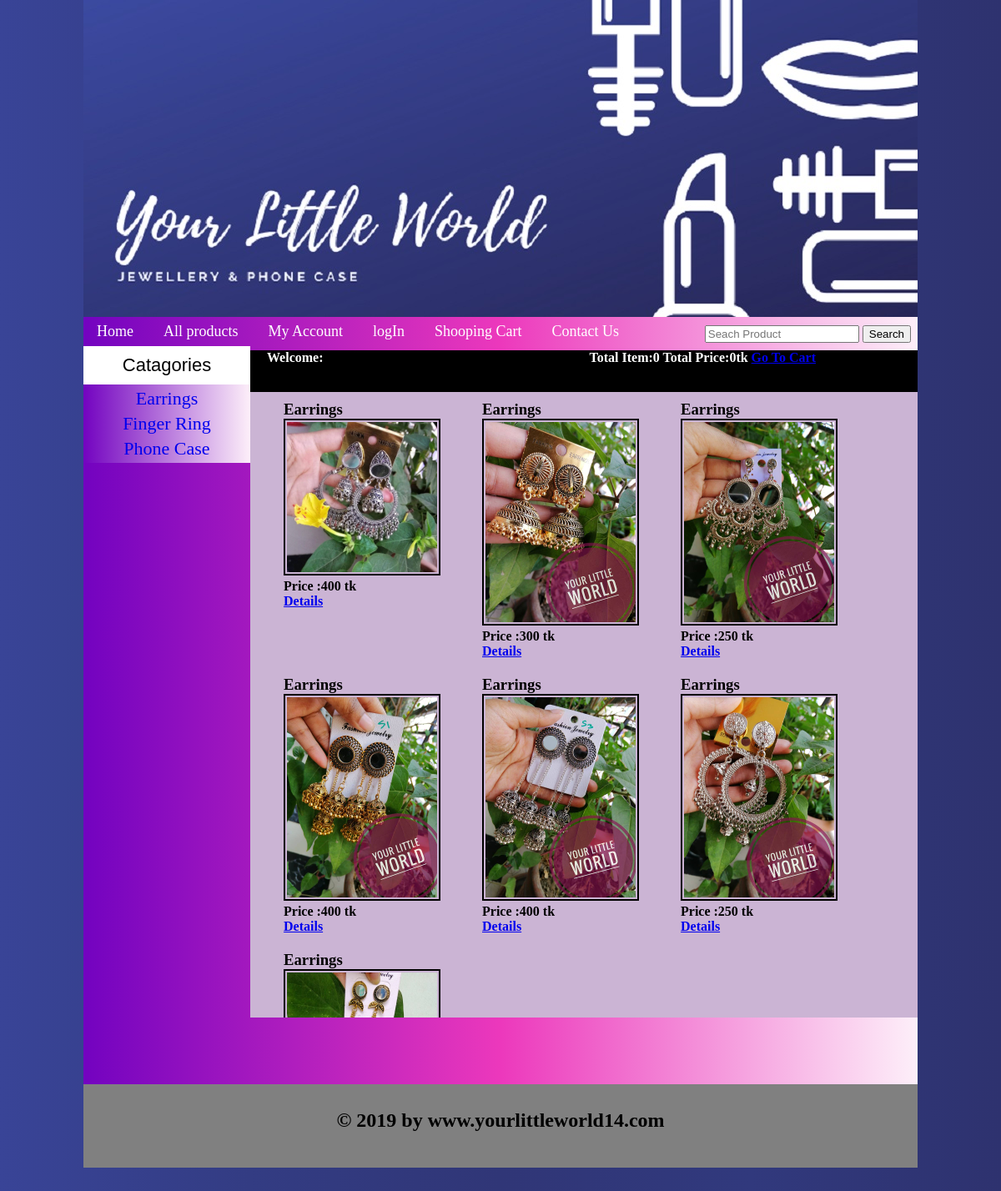
The page /index.php?cat=1 on the database its author committed.
### tables this page shows
CREATE TABLE `catagory` (
  `catgory_id` int(11) NOT NULL,
  `catagory_title` text
);

CREATE TABLE `products` (
  `product_id` int(11) NOT NULL,
  `product_catagory` int(11) DEFAULT NULL,
  `product_title` varchar(255) DEFAULT NULL,
  `product_price` double DEFAULT NULL,
  `product_description` text,
  `product_image` longblob
);

### functions/functions.php (the view, shortened to what this page needs)
<?php
	$con = mysqli_connect("localhost","root","","ecomarce");
    $totalprice=0;
function getcatagory()
{
	global $con;
	$get_catagory =	"select * from catagory";
	$run_catagory = mysqli_query($con,$get_catagory);
	while ($row_catagory=mysqli_fetch_array($run_catagory))
	{
		 $cata_id    = $row_catagory['catgory_id'];
		 $cata_title = $row_catagory['catagory_title'];
		  echo "<li><a href='index.php?cat=$cata_id'>$cata_title</a></li>" ;
    }
}
   function getcatproduct()
    {
		global $con;
		if(isset($_GET['cat'])){
		$cata= 	$_GET['cat'];
		$gettingcatproduct="select * from products where product_catagory='$cata'";
		$run_cat_pro= mysqli_query($con,$gettingcatproduct);
		while ($row_cat_product = mysqli_fetch_array($run_cat_pro))
		 {
			$Product_id          = $row_cat_product['product_id'];
			$Product_title       = $row_cat_product['product_title'];
			$Product_price       = $row_cat_product['product_price'];
			$Product_image       = $row_cat_product['product_image'];
			echo " <div id='single_product'>
					<h3>$Product_title</h3>
					<img src='admin_area/product_images/$Product_image' width=180px;height=180px;/>
					<p><strong> Price :$Product_price tk</strong></p>
					<a href='details.php?product_id=$Product_id' float:left >Details</a>
				    </div>";
		 }
	}
}
function getip(){
	$ip = $_SERVER['REMOTE_ADDR'];
    return $ip;
 }
    function totalitems(){
		global $con;
		$count='';
   if(isset($_GET['product_id'])){
   	$ip=getip();
    echo "after";
   	$sql=$check_pro= "SELECT * FROM cart WHERE ip_address ='$ip'";
    echo $sql;
   	$result= $con->query($sql);
   $count= mysqli_num_rows($result);
   }
   else{
  	$ip=getip();
   	$sql= "SELECT * FROM cart WHERE ip_address ='$ip'";
   	$result= $con->query($sql);
   $count= mysqli_num_rows($result);
   }
   echo $count;
}
function totalprice(){
	global $totalprice;
   echo $totalprice;
}

### css/style.css (style rules this page uses)
html, body, div, span, applet, object, iframe, h1, h2, h3, h4, h5, h6, p, blockquote, pre, a, abbr, acronym, address, big, cite, code, del, dfn, em, img, ins, kbd, q, s, samp, small, strike, strong, sub, sup, tt, var, b, u, i, center, dl, dt, dd, ol, ul, li, fieldset, form, label, legend, table, caption, tbody, tfoot, thead, tr, th, td, article, aside, canvas, details, embed, figure, figcaption, footer, header, hgroup, menu, nav, output, ruby, section, summary, time, mark, audio, video { margin: 0; padding: 0; border: 0; vertical-align: baseline; }
body { background-image: linear-gradient(to right, #394497,#333C83,#303677,#31397D ,#2E326F); }
#catagory li { color: white; text-align: center; list-style: none; display: block; font-size: 22px; margin: 4px; }
#catagory a { text-decoration: none; }
#single_product { float: left; margin-left: 30px; padding:10px; }
#single_product img { border: 2px solid black; padding: 2px; }

### rows shown on the page
catagory: catagory_title "Earrings"
catagory: catagory_title "Finger Ring"
catagory: catagory_title "Phone Case"
products: product_title "Earrings", product_image (picture), product_price "400"
products: product_title "Earrings", product_image (picture), product_price "300"
products: product_title "Earrings", product_image (picture), product_price "250"
products: product_title "Earrings", product_image (picture), product_price "400"
products: product_title "Earrings", product_image (picture), product_price "400"
products: product_title "Earrings", product_image (picture), product_price "250"
products: product_title "Earrings", product_image (picture)

### other values the page prints
$count "0"
$totalprice "0"
